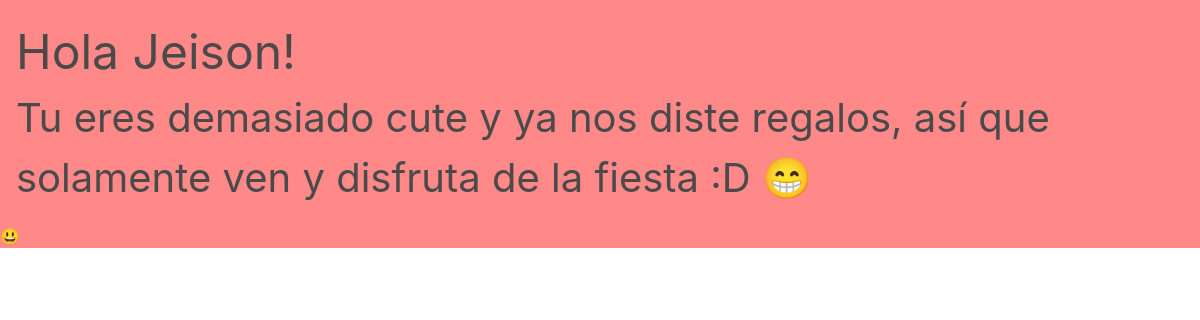
The app's page /invitation/1/ with its own data.
### hw/models.py (models this page shows, shortened)
class Guest(models.Model):
    name = models.CharField(max_length=70)
    mail = models.EmailField(max_length=254)
    mobile = models.IntegerField()
    going = models.BooleanField(default=True)
    invitation = models.ForeignKey(Invitation, models.SET_NULL, blank=True, null=True)

class Invitation(models.Model):
    TYPE_CHOICES = (('Giver','G'), ('Single','S'), ('Couple', 'C'))
    inv_type = models.CharField(max_length=10, choices=TYPE_CHOICES)
    descr = models.TextField()
    def __str__(self):
        return self.descr

### hw/views.py (the view, shortened to what this page needs)
# urls.py: path('invitation/<int:query>/', csrf_exempt(GuestStuffView.as_view()), name="guest_stuff")
class GuestStuffView(ListView):
    template_name = "hw/guest_stuff.html"
    model = Guest
    def get(self, request, *args, **kwargs):
        query = self.kwargs['query']
        object_list =  Guest.objects.filter(pk=query)
        gifts_id = self.count_prev_gifts(query)
        return render(request, self.template_name, { 'gifts_id': gifts_id, 'object_list': object_list} )
    @staticmethod
    def count_prev_gifts(guest_id):
        gifts_id = []
        prev_gifts = Gift.objects.filter(guest_id=str(guest_id))
        for gift in prev_gifts:
            gifts_id.append(gift.pk)
        return gifts_id

### hw/context_processor.py (called while the page is built)
def guests_data(request):
    guests = Guest.objects.all()
    return {'guests': guests}

def gifts_data(request):
    gifts = Gift.objects.all()
    return {'gifts': gifts}

def invitations_data(request):
    invitations = Invitation.objects.all()
    return {'invitations': invitations}

### hw/templates/hw/guest_stuff.html (shortened to what this page needs)
{% extends 'hw/base.html' %}
{% block content%}
{% for guest in object_list %}
  {% include "hw/guest.html"%}
{% endfor %}
{% endblock %}

### hw/templates/hw/guest.html (shortened to what this page needs)
{% extends "hw/base.html" %}
{% block content %}
<section class="Container">
  <section class="Header">
    <h1>Hola {{guest.name|title}}!</h1>
    <p>{{guest.invitation}} 😁</p>
  </section>
</section>
{% endblock  %}

### hw/static/css/hw.css (style rules this page uses)
body { background-color: #ff8888; -webkit-animation: colorChange 20s linear 0s infinite; animation: colorChange 20s linear 0s infinite; }
.Container { padding: 1rem; max-width: 1200px; margin: 0 auto; position: relative; width: 100%; }
.Header > p { font-size: 2.5rem; }
.Header > h1 { font-size: 3rem; }

### records on screen
Guest: name "Jeison", invitation "Tu eres demasiado cute y ya nos diste regalos, así que solamente ven y disfruta de la fiesta :D"
